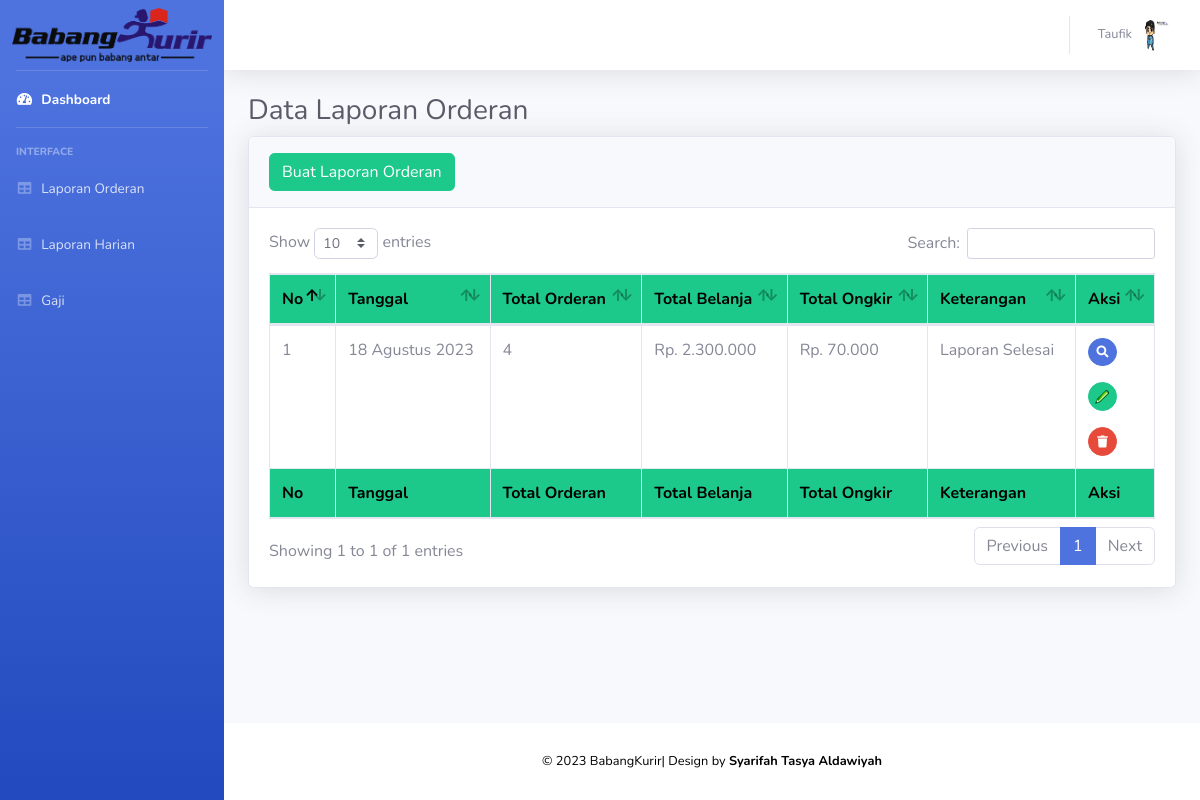
Screenshot of /beranda.php?page=page/rincianlaporan/index (signed in) with the database file from the repository.
### tables this page shows
CREATE TABLE `laporanharian` (
  `id_laporan` int(11) NOT NULL,
  `id_driver` varchar(225) NOT NULL,
  `tgllaporan` date NOT NULL,
  `komisi` varchar(225) NOT NULL,
  `setoran` varchar(225) NOT NULL,
  `neracamin` varchar(225) NOT NULL,
  `neracaplus` int(225) NOT NULL,
  `income` varchar(225) NOT NULL,
  `bon` varchar(11) NOT NULL,
  `gaji` varchar(225) NOT NULL,
  `anaksekolah` varchar(225) NOT NULL,
  `jmlorderan` varchar(20) NOT NULL,
  `status` varchar(225) NOT NULL,
  `kettolak` varchar(225) NOT NULL
);

### config/tgl_indo.php (called while the page is built)
<?php
	function tgl_indonesia($tgl){
		$tanggal = substr($tgl,8,2);
		$nama_bulan = array("Januari", "Februari", "Maret", "April", "Mei",
                "Juni", "Juli", "Agustus", "September",
                "Oktober", "November", "Desember");
		$bulan = $nama_bulan[substr($tgl,5,2) - 1];
		$tahun = substr($tgl,0,4);
		return $tanggal.' '.$bulan.' '.$tahun;
	}
?>

### page/rincianlaporan/index.php (the view, shortened to what this page needs)
<div class="container-fluid">
                <h1 class="h3 mb-2 text-gray-800">Data Laporan Orderan</h1>
                <div class="card shadow mb-4">
                    <div class="card-header py-3">
                        <?php if($_SESSION['level']=='Admin'){}else{?>
                        <a href="?page=page/laporanharian/tambah1"><button class="btn btn-success">Buat Laporan Orderan</button></a>
                    <?php }?>
                    </div>
                    <div class="card-body" style="background-color: ;">
                        <div class="table-responsive">
                 <table class="table table-bordered" id="dataTable" width="100%" cellspacing="0">
                                <thead>
                                    <tr style="background-color: #1cc88a; color: black;">
                                        <th colspan="">No</th>
                                        <th>Tanggal</th>
                                        <th>Total Orderan</th>
                                        <th>Total Belanja</th>
                                        <th>Total Ongkir</th>
                                        <th>Keterangan</th>
                                   <?php   if($_SESSION['level']=='Driver'){?> <th>Aksi</th><?php }else{?><th>Lihat Detail Orderan</th><?php }?>
                                    </tr>
                                </thead>
                               <tfoot style="background-color: #1cc88a; color: black;">
                                        <tr style="background-color: #1cc88a; color: black;">
                                        <th colspan="">No</th>
                                        <th>Tanggal</th>
                                        <th>Total Orderan</th>
                                        <th>Total Belanja</th>
                                        <th>Total Ongkir</th>
                                        <th>Keterangan</th>
                                   <?php   if($_SESSION['level']=='Driver'){?> <th>Aksi</th><?php }else{?><th>Lihat Detail Orderan</th><?php }?>
                                    </tr>
                                </tfoot>
                                <tbody>
                                     <?php
        $no =1;
        if($_SESSION['level']=='Driver'){
             $adminaa=$koneksi->query("SELECT * FROM laporanharian where id_driver='$_SESSION[id]'   order by id_laporan desc");
        }else{
             $adminaa=$koneksi->query("SELECT * FROM laporanharian   order by id_laporan desc");
        }
        while($ma=mysqli_fetch_array($adminaa)){
            $adminaan=$koneksi->query("SELECT SUM(jmlorderan) AS jmodrr FROM detailorderan  where keorder='Selesai' and id_driver='$ma[id_driver]' and tglorder='$ma[tgllaporan]' ");
            $mann=mysqli_fetch_array($adminaan);
            $adminaantb=$koneksi->query("SELECT SUM(ttlbelanja) AS jmla FROM detailorderan  where keorder='Selesai' and id_driver='$ma[id_driver]' and tglorder='$ma[tgllaporan]' ");
            $tb=mysqli_fetch_array($adminaantb);
            $atb=$koneksi->query("SELECT SUM(totalongkir) AS jmlong FROM detailorderan  where keorder='Selesai' and id_driver='$ma[id_driver]' and tglorder='$ma[tgllaporan]' ");
            $manca=mysqli_fetch_array($atb);
            $jmlorderan1=$mann['jmodrr'];
            $ttlbelanja=$tb['jmla'];
            $tong=$manca['jmlong'];
             $admina=$koneksi->query("SELECT * FROM detailorderan  where id_driver='$_SESSION[id]' and tglorder='$ma[tgllaporan]' order by id_detailorder desc");
     $mam=mysqli_fetch_array($admina);
      ?>
                        <tr>
                            <td rowspan="<?= $pa;?>"><?php echo $no;?></td>
                             <td><?php echo tgl_indonesia($ma['tgllaporan']);?></td>
                             <td><?php echo $jmlorderan1;?></td>
                             <td>Rp. <?php echo number_format($ttlbelanja,0,",","."); ?></td>
                             <td>Rp. <?php echo number_format($tong,0,",","."); ?></td>
                             <td><?php if($mam['status']=='Baru'){?>
                                    <a href="?page=page/laporanharian/tambah&id=<?php echo $ma['tgllaporan'];?>" class="btn btn-warning">
                                        <i class="fas fa-book"></i>Buat Laporan </a><?php }elseif($mam['status']=='Di Tolak'){?>Laporan anda <?= $mam['status'];?><br> Dikarenakan <?= $mam['kettolak'];?><br>Silahkan edit data orderan anda
                                    <?php }elseif($mam['status']=='Terlapor'){ echo "Laporan Belum Divalidasi oleh admin";?>
                                    <?php }else{ echo"Laporan Selesai"; }?>
                                    </td>
                            <td>
                                     <?php if($_SESSION['level']=='Admin'){?>
                                     <a href="?page=page/rincianlaporan/detailadmin&id=<?php echo $ma['tgllaporan'];?>&id_driver=<?php echo $ma['id_driver'];?>" class="btn btn-primary btn-circle btn-sm">
                                        <i class="fas fa-search"></i>
                                    </a><p></p>
                                <?php }else{?>
                                        <a href="?page=page/rincianlaporan/detail&id=<?php echo $ma['tgllaporan'];?>&id_driver=<?php echo $ma['id_driver'];?>" class="btn btn-primary btn-circle btn-sm">
                                        <i class="fas fa-search"></i>
                                    </a><p></p>
                                    <a href="?page=page/rincianlaporan/edit&id=<?php echo $ma['tgllaporan'];?>&id_driver=<?php echo $ma['id_driver'];?>" class="btn btn-success btn-circle btn-sm">
                                         <img src="img/pencil.png">
                                    </a><p></p>
                                     <a href="?page=page/rincianlaporan/hapus&id=<?php echo $ma['tgllaporan'];?>&id_driver=<?php echo $ma['id_driver'];?>" class="btn btn-danger btn-circle btn-sm" onclick="return confirm('Yakin Ingin Menghapus Data Ini?')">
                                        <i class="fas fa-trash"></i>
                                    </a>
                                    <?php } ?>
                                </td>
                        </tr>
                        <?php
                          $no++;
                        }
                         ?>
                                </tbody>
                            </table>
                        </div>
                    </div>
                </div>
            </div>

### rows the page displays
laporanharian: tgllaporan "18 Agustus 2023", jmlorderan1 "4", ttlbelanja "2.300.000", tong "70.000"

### other values shown
$_SESSION['nama'] "Taufik"
$fromYear "2023"
